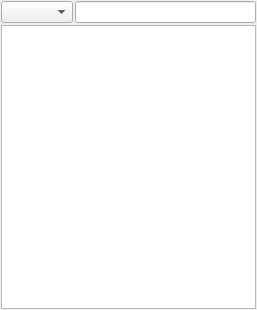
<ui version="4.0" >
 <class>FormLog</class>
 <widget class="QWidget" name="FormLog" >
  <property name="geometry" >
   <rect>
    <x>0</x>
    <y>0</y>
    <width>257</width>
    <height>310</height>
   </rect>
  </property>
  <property name="windowTitle" >
   <string>Log Window</string>
  </property>
  <layout class="QGridLayout" >
   <property name="margin" >
    <number>1</number>
   </property>
   <property name="spacing" >
    <number>2</number>
   </property>
   <item row="0" column="0" >
    <widget class="QComboBox" name="comboBox" />
   </item>
   <item row="1" column="0" colspan="2" >
    <widget class="QTextEdit" name="textEdit" />
   </item>
   <item row="0" column="1" >
    <widget class="QLineEdit" name="lineEdit" />
   </item>
  </layout>
 </widget>
 <resources/>
 <connections/>
</ui>
